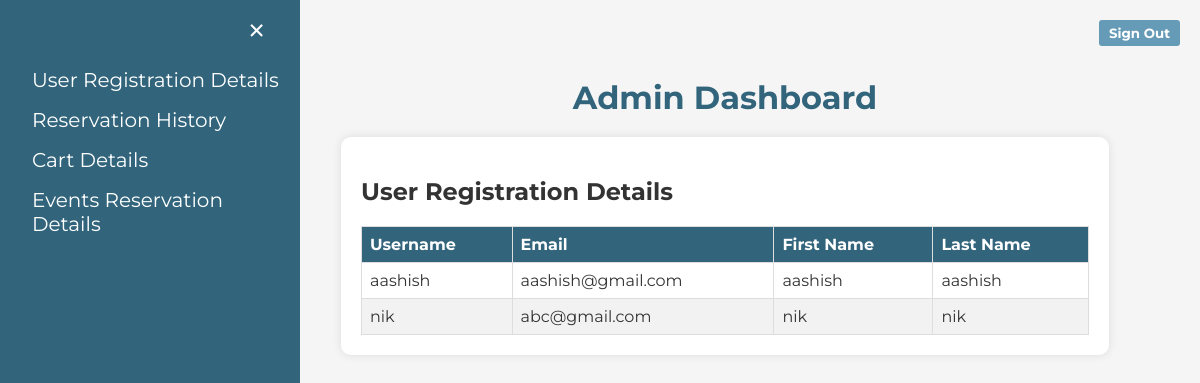
Page /admin_dashboard/user_details/ on the committed database.
### authentication/models.py (models this page shows, shortened)
class Signup_data(models.Model):
    username = models.CharField(max_length=100)
    email = models.EmailField()
    first_name = models.CharField(max_length=100)
    last_name = models.CharField(max_length=100)
    password = models.CharField(max_length=100)
    admin = models.BooleanField(default=False)  # New field for Admin

### OneByteFood/views.py (the view)
# urls.py: path('admin_dashboard/user_details/', onebytefood_views.user_details, name='user_details'),
def user_details(request):
    signup_data = Signup_data.objects.all()
    return render(request, 'authentication/user_details.html', {'signup_data': signup_data})

### templates/authentication/user_details.html (shortened to what this page needs)
<!DOCTYPE html>
<html lang="en">
<head>
</head>
<body>
    <div id="mySidenav" class="sidenav">
        <a href="javascript:void(0)" class="closebtn" onclick="closeNav()">&times;</a>
        <a href="http://127.0.0.1:8000/admin_dashboard/user_details/">User Registration Details</a>
        <a href="http://127.0.0.1:8000/admin_dashboard/reservation_history/">Reservation History</a>
        <a href="#">Cart Details</a>
        <a href="http://127.0.0.1:8000/admin_dashboard/unicorn_reservation_data">Events Reservation Details</a>
    </div>
    <span style="font-size:30px;cursor:pointer" onclick="openNav()">&#9776; Open</span>
    <div id="main">
        <h1 class="Heading">Admin Dashboard</h1>
        <div class="container">
            <h2>User Registration Details</h2>
            <table>
                <thead>
                    <tr>
                        <th>Username</th>
                        <th>Email</th>
                        <th>First Name</th>
                        <th>Last Name</th>
                    </tr>
                </thead>
                <tbody>
                    {% for data in signup_data %}
                    <tr>
                        <td>{{ data.username }}</td>
                        <td>{{ data.email }}</td>
                        <td>{{ data.first_name }}</td>
                        <td>{{ data.last_name }}</td>
                    </tr>
                    {% endfor %}
                </tbody>
            </table>
        </div>
        <form action="/signin" method="post">
            <button class="signout-btn" type="submit">Sign Out</button>
        </form>
</body>
</html>

### templates/authentication/user_details.html (style rules this page uses)
body { font-family: Montserrat, sans-serif; margin: 0; padding: 0; box-sizing: border-box; background-color: #f5f5f5; color: #333; }
.Heading { text-align: center; font-size: 32px; color: #32657C; }
.container { width: 80%; margin: 0 auto; padding: 20px; background-color: #fff; border-radius: 10px; box-shadow: 0 0 10px rgba(0, 0, 0, 0.1); }
h1 { margin-bottom: 20px; font-size: 24px; color: #669BB7; }
table { width: 100%; border-collapse: collapse; margin-top: 20px; }
th, td { border: 1px solid #ddd; padding: 8px; text-align: left; }
th { background-color: #32657C; color: #fff; }
tr:nth-child(even) { background-color: #f2f2f2; }
.edit-btn, .delete-btn, .signout-btn { padding: 5px 10px; border: none; cursor: pointer; border-radius: 3px; font-family: Montserrat, sans-serif; font-weight: bold; }
.signout-btn { background-color: #669BB7; color: #fff; position: fixed; top: 20px; right: 20px; }
.sidenav { height: 100%; width: 300px; position: fixed; z-index: 1; top: 0; left: 0; background-color: #32657C; overflow-x: hidden; padding-top: 60px; transition: 0.5s; }
.sidenav a { padding: 8px 8px 8px 32px; text-decoration: none; font-size: 20px; color: #ffffff; display: block; transition: 0.3s; }
.sidenav .closebtn { position: absolute; top: 0; right: 25px; font-size: 36px; margin-left: 50px; }
#main { transition: margin-left .5s; padding: 20px; margin-left: 250px; }

### rows in the picture
Signup_data: username "aashish", email "aashish@gmail.com", first_name "aashish", last_name "aashish"
Signup_data: username "nik", email "abc@gmail.com", first_name "nik", last_name "nik"
